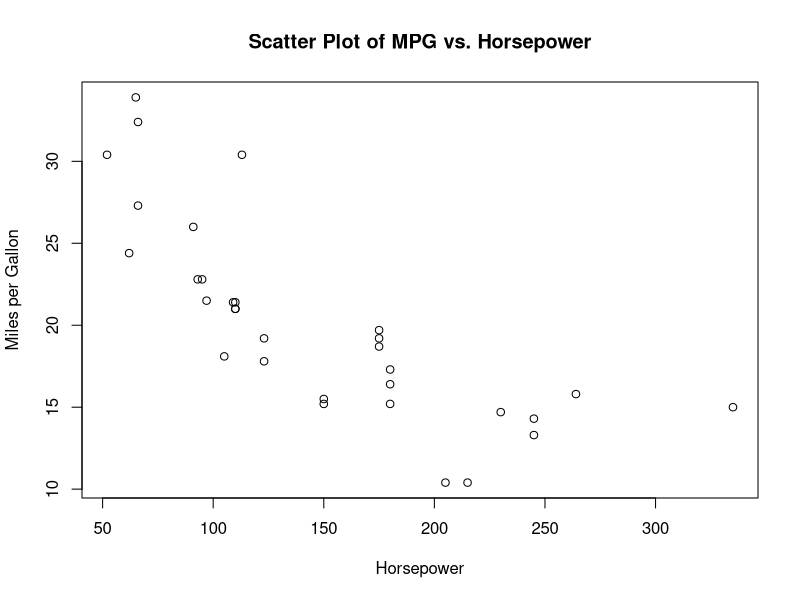
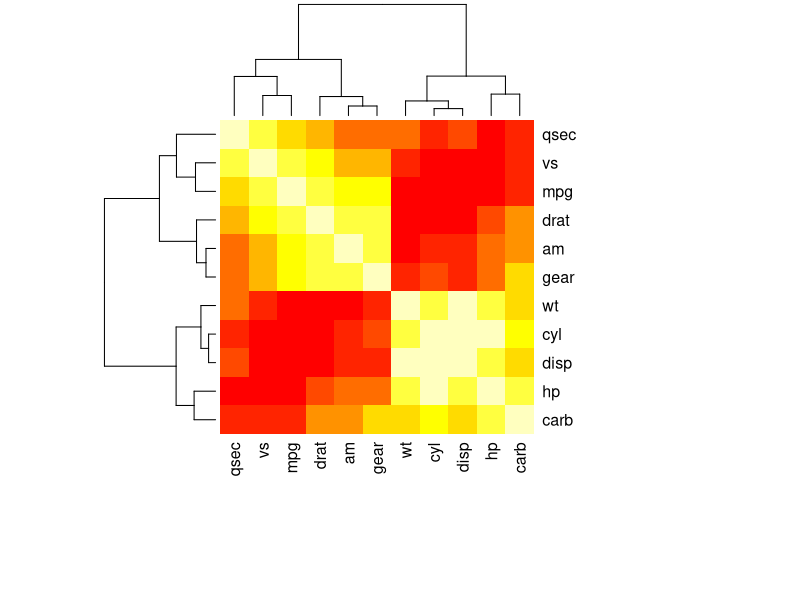
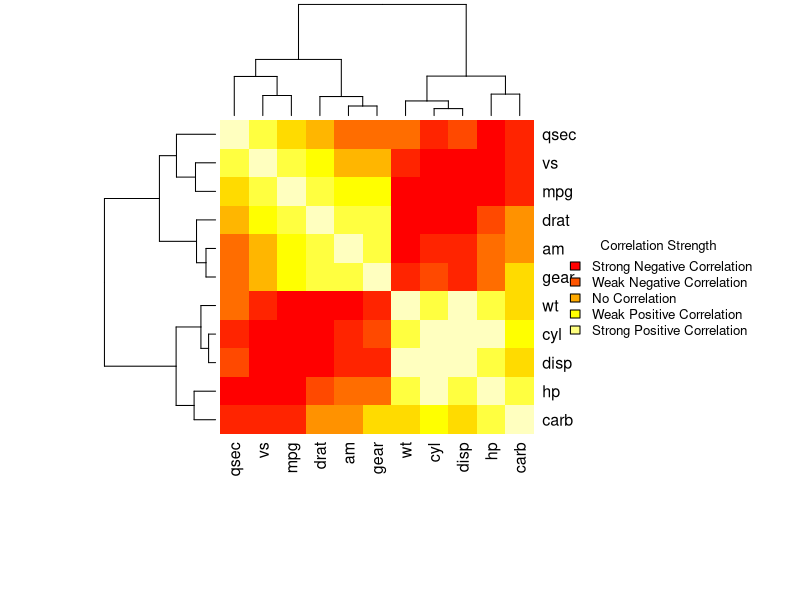

The R script that drew these images, in order:
#' # Lecture 13: A real-world example of using R for data analysis
#' `r Sys.Date()`
#'
#' In this lecture, we will work on a real-world example of using R for data
#' analysis. We will load a data set and perform some basic data exploration and
#' analysis.
#'
#' ** Load the data set
#'
#' The data set we will be using is the `mtcars` data set, which is a built-in
#' data set in R. The data set contains information about various car models,
#' including the number of cylinders, horsepower, and miles per gallon (mpg).
#'
#' Let's load the data set and take a look at the first few rows.
#'
#' Load the mtcars data set
data(mtcars)

#' Display the first few rows of the data set
head(mtcars)

#' Check the structure of the data set
str(mtcars)

#' Summary of the data set
summary(mtcars)

#' These steps provide us with an overview of the data set, including the column
#' names, data types, and summary statistics. We can see that the data set
#' contains 32 observations and 11 variables. The variables include the number
#' of cylinders, horsepower, and miles per gallon (mpg) of each car model. We
#' can use this information to perform further analysis and visualization of the
#' dataset.
#'
#' The data set contains the following columns:
#'
#' - mpg: Miles/(US) gallon
#' - cyl: Number of cylinders
#' - disp: Displacement (cu.in.)
#' - hp: Gross horsepower
#' - drat: Rear axle ratio
#' - wt: Weight (1000 lbs)
#' - qsec: 1/4 mile time
#' - vs: V/S
#'
#' It is also possible to use the `help` function to get more information about
#' the data set (since it is a built-in data set in R).
#'
#' Help on the mtcars data set
#+ eval=FALSE
help(mtcars)

#' This provides additional information about the data set, including the source
#' and description of the dataset.
#'
#' Now that we have loaded and explored the data set, we can perform further
#' analysis and visualization to gain insights from the data.
#'
#' For example, we can create a scatter plot of miles per gallon (mpg) versus
#' horsepower to see if there is a relationship between the two variables.
#'
#' Create a scatter plot of mpg vs. hp
plot(mtcars$hp,
     mtcars$mpg,
     xlab = "Horsepower",
     ylab = "Miles per Gallon",
     main = "Scatter Plot of MPG vs. Horsepower")

#' The scatter plot shows the relationship between miles per gallon (mpg) and
#' horsepower for the car models in the dataset. We can see that there is a
#' negative relationship between the two variables, with higher horsepower
#' values corresponding to lower miles per gallon values. The help page for the
#' plot() function provides more information about customizing plots and adding
#' labels and titles. It also informs us what the arguments are and how they can
#' be used.
#+ eval=FALSE
?plot

#' We see that `x` and `y` are the variables to be plotted, `xlab` and `ylab` are the
#' labels for the `x` and `y` axes, and `main` is the title of the plot. Again, the
#' help function is a valuable resource for learning more about functions and
#' how to use them in R.
#'
#' Let's continue exploring the data set and performing further analysis to gain
#' insights from the data.
#'
#' For instance we can calculate the correlation between the variables in the
#' dataset.
#'
#' Calculate the correlation matrix
correlation_matrix <- cor(mtcars)

#' Display the correlation matrix
print(correlation_matrix)

#' It is clear that the correlation matrix provides information about the
#' relationships between the variables in the dataset. We can see that some
#' variables are positively correlated, while others are negatively correlated.
#'
#' We can also visualize the correlation matrix using a heatmap to better
#' understand the relationships between the variables.
#'
#' Create a heatmap of the correlation matrix
heatmap(
  correlation_matrix,
  col = heat.colors(10),
  symm = TRUE,
  margins = c(10, 10)
)

#' Note that we can organize the code in a more readable way by breaking it into
#' multiple lines. This makes it easier to understand and modify the code. The
#' linebreaks can occur after commas or operators.
#'
#' The heatmap provides a visual representation of the correlation matrix, with
#' warmer colors indicating stronger positive correlations and cooler colors
#' indicating stronger negative correlations. This visualization can help us
#' identify patterns and relationships between the variables in the dataset.
#'
#' Let's add a legend to the heatmap to better understand the color scale.
#'
#' Add a legend to the heatmap. Added the heatmap code again since the legend
#' needs to be added after the heatmap is created, which is not possible in
#' RMarkdown unless evaluated in the same code chunk. This is a workaround,
#' and not necessary for regular R scripts since the plot already exists.
heatmap(
  correlation_matrix,
  col = heat.colors(10),
  symm = TRUE,
  margins = c(10, 10)
)
legend(
  "right",
  legend = c(
    "Strong Negative Correlation",
    "Weak Negative Correlation",
    "No Correlation",
    "Weak Positive Correlation",
    "Strong Positive Correlation"
  ),
  fill = heat.colors(5),
  bty = "n",
  ncol = 1,
  cex = 0.8,
  title = "Correlation Strength"
)

#' The legend provides a key to the color scale used in the heatmap, indicating
#' the strength of the correlation between variables. This additional
#' information helps us interpret the heatmap and understand the relationships
#' between the variables in the dataset.
#'
#' In this lecture, we worked on a real-world example of using R for data
#' analysis. We loaded the `mtcars` data set, explored the data, created
#' visualizations, and calculated the correlation between variables. These steps
#' demonstrate how R can be used to analyze and visualize data, gain insights,
#' and make data-driven decisions.
#'
#' We encourage you to explore the data set further, try different
#' visualizations, and perform additional analysis to deepen your understanding
#' of the data.
#'
#' That's it for this lecture! In the next lecture, we will cover more advanced
#' topics in R and explore additional data analysis techniques.
